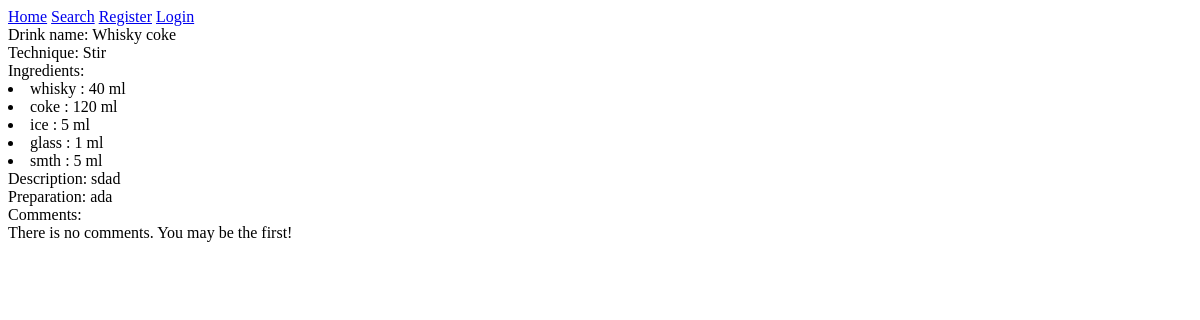
Before: /v1/drink/1 with the older database file.
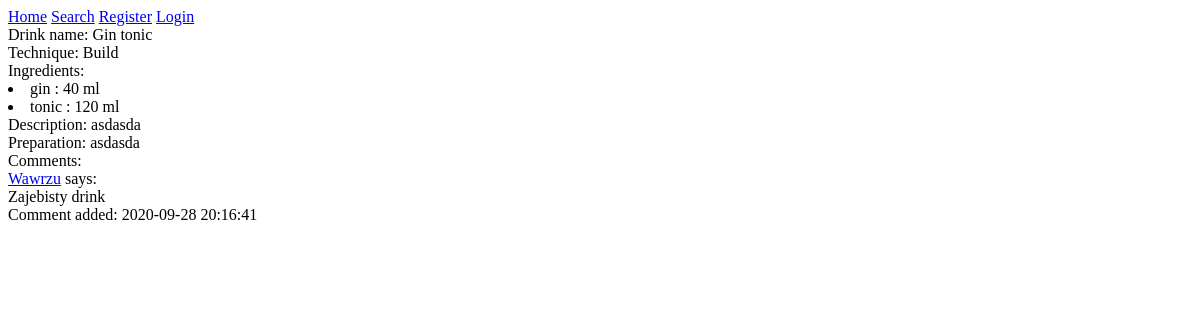
After: the same page with the newer database file.
### app/models.py (models this page shows)
class Drink(db.Model):
    drink_id = db.Column(db.Integer, primary_key=True)
    author = db.Column(db.Integer, db.ForeignKey(RegularUser.user_id),
                       nullable=False)
    name = db.Column(db.String(35), nullable=False)
    category = db.Column(db.String(35), nullable=False)
    technique = db.Column(db.String(20), nullable=True)
    description = db.Column(db.String(250), nullable=True)
    preparation = db.Column(db.String(250), nullable=False)
    ingredients = db.Column(db.String(250), nullable=False)

class Comment(db.Model):
    comment_id = db.Column(db.Integer, primary_key=True)
    author = db.Column(db.Integer, db.ForeignKey(RegularUser.user_id),
                       nullable=False)
    author_nick = db.Column(db.String, nullable=False)
    drink = db.Column(db.Integer, db.ForeignKey(Drink.drink_id),
                      nullable=False)
    date = db.Column(db.String, nullable=False)
    content = db.Column(db.String(250), nullable=False)

### app/blueprints/drink_bp.py (the view)
@drink_bp.route('/v1/drink/<drink_id>', methods=['GET'])
def display_drink(drink_id):
    drink = DrinkInteractors().get_drink(drink_id=drink_id)
    ingredients = DrinkInteractors().get_shorter_ingredients(drink)
    comments = CommentInteractors().get_drink_comments(drink_id)
    return render_template('drink_page.html', title=drink.name, drink=drink,
                           ingredients=ingredients, comments=comments)

### app/interactors/comment_interactors.py (called while the page is built)
    def get_drink_comments(self, drink_id):
        comments = Comment.query.filter_by(drink=drink_id).all()
        return comments

### app/interactors/drink_interactors.py (called while the page is built)
    def get_drink(self, drink_id):
        drink = Drink.query.filter_by(drink_id=drink_id).first()
        return drink

    def get_ingredients(self, drink):
        ingredients = pickle.loads(drink.ingredients)
        return ingredients

    def get_shorter_ingredients(self, drink):
        d = {}
        ingredients = DrinkInteractors().get_ingredients(drink)
        for i in ingredients:
            d[i['ingredient']] = i['amount']
        return d

### app/templates/drink_page.html (shortened to what this page needs)
{% extends 'base.html' %}
{% block content %}
    {% with drink=drink, ingredients=ingredients, comments=comments %}
    Drink name: {{ drink.name }}<br>
    Technique: {{ drink.technique }}<br>
    Ingredients:<br>
        {% for k, v in ingredients.items() %}
            {% if k != None and v != '' %}
                <li>{{ k }} : {{ v }} ml<br></li>
            {% endif %}
        {% endfor %}
    Description: {{ drink.description }}<br>
    Preparation: {{ drink.preparation }}<br>
    Comments:<br>
    {% if comments %}
        {% for c in comments %}
            <a href="/v1/user/{{ c.author }}">{{ c.author_nick }}</a> says:<br>
            {{ c.content }} <br>
            Comment added: {{ c.date }}
            <br>
        {% endfor %}
    {% else %}
        There is no comments. You may be the first!
    {% endif %}
    {% endwith %}
{% endblock content %}

### app/templates/base.html (shortened to what this page needs)
<!DOCTYPE html>
<html lang="en">
<head>
</head>
<body>
<div class="topnav">
    <a class="active" href="/">Home</a>
    <a href="/v1/search">Search</a>
    {% if current_user.is_anonymous %}
        <a href="/v1/register">Register</a>
        <a href="/v1/login">Login</a>
    {% else %}
        <a href="/v1/add_drink">Add drink</a>
        <a href="/v1/profile">Profile</a>
        <a href="/v1/logout">Logout</a>
    {% endif %}
</div>
{% block content %}
{% endblock content %}
</body>
</html>

Changed rows visible on the page:
changed Drink: name "Whisky coke" → "Gin tonic"; technique "Stir" → "Build"; description "sdad" → "asdasda"; preparation "ada" → "asdasda"
added Comment: author_nick "Wawrzu", content "Zajebisty drink", date "2020-09-28 20:16:41"
Other visible differences:
new list line: "gin : 40 ml"
new list line: "tonic : 120 ml"
list line gone: "whisky : 40 ml"
list line gone: "coke : 120 ml"
list line gone: "ice : 5 ml"
list line gone: "glass : 1 ml"
list line gone: "smth : 5 ml"
text no longer shown: "There is no comments. You may be the first!"
